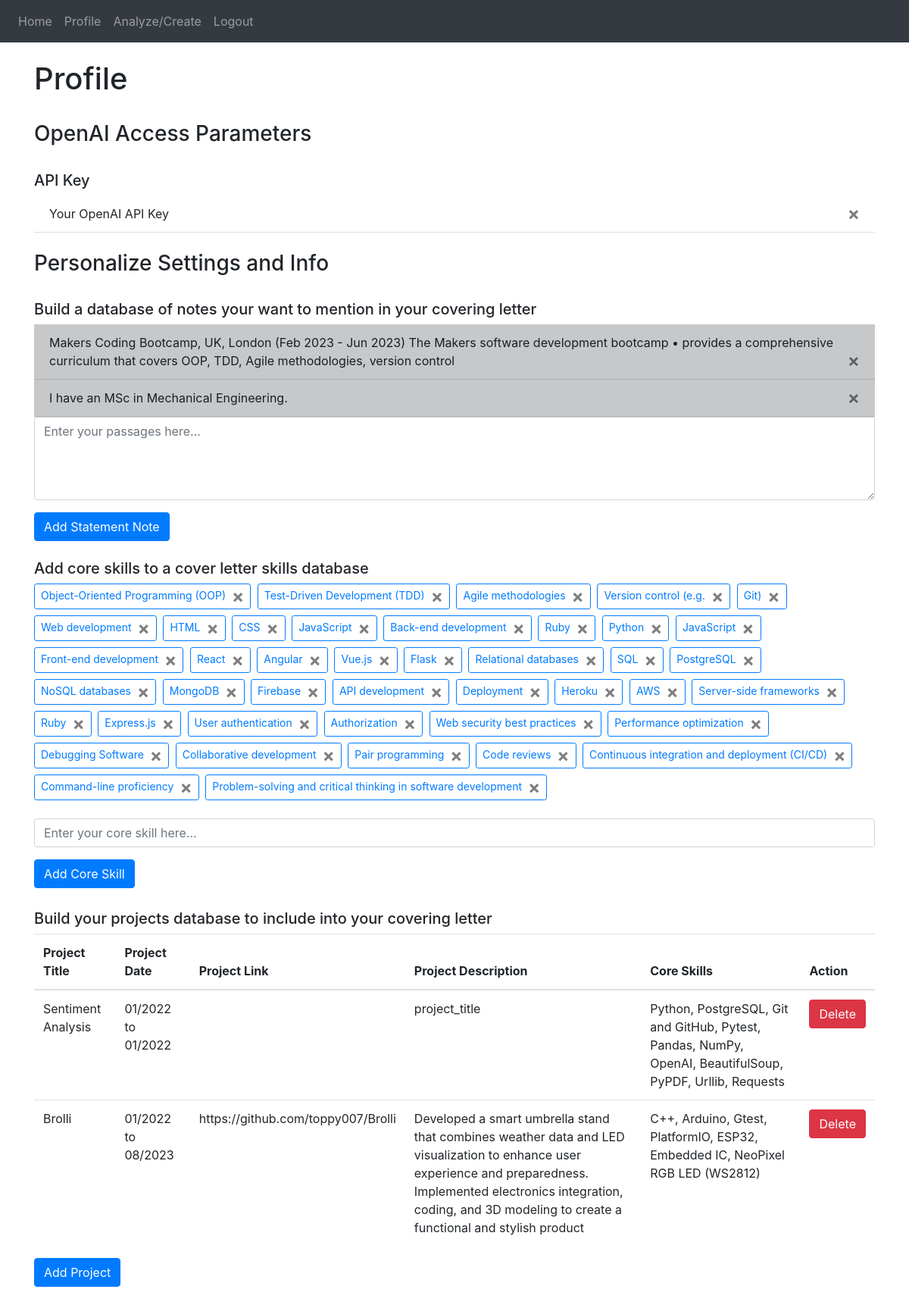
The app's page /profile (signed in), older data.
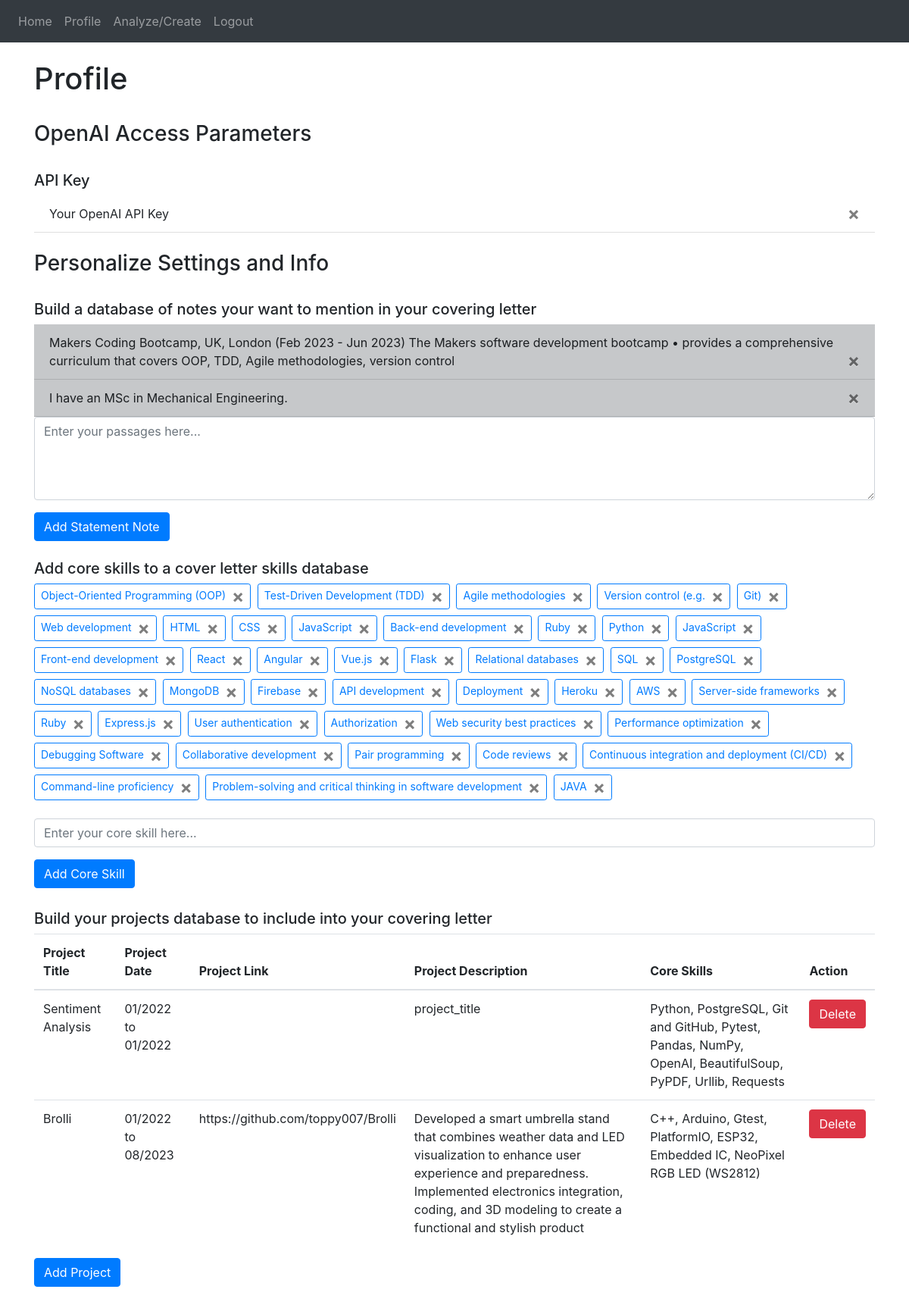
The same page, newer data.
### website/models.py (models this page shows)
class OpenAiApiKey(db.Model):
    id = db.Column(db.Integer, primary_key=True)
    key = db.Column(db.String(150))
    date = db.Column(db.DateTime(timezone=True), default=func.now())
    user_id = db.Column(db.Integer, db.ForeignKey('user.id'))

class Note(db.Model):
    id = db.Column(db.Integer, primary_key=True)
    data = db.Column(db.String(10000))
    date = db.Column(db.DateTime(timezone=True), default=func.now())
    user_id = db.Column(db.Integer, db.ForeignKey('user.id'))

class Skill(db.Model):
    id = db.Column(db.Integer, primary_key=True)
    data = db.Column(db.String(150))
    date = db.Column(db.DateTime(timezone=True), default=func.now())
    user_id = db.Column(db.Integer, db.ForeignKey('user.id'))

class Project(db.Model):
    id = db.Column(db.Integer, primary_key=True)
    project_title = db.Column(db.String(10000))
    project_date = db.Column(db.String(10000))
    project_link = db.Column(db.String(10000))
    project_description = db.Column(db.String(10000))
    project_core_skill = db.Column(db.String(10000))
    date = db.Column(db.DateTime(timezone=True), default=func.now())
    user_id = db.Column(db.Integer, db.ForeignKey('user.id'))

### website/views.py (the view, shortened to what this page needs)
@views.route('/profile', methods=['GET', 'POST'])
@login_required
def profile():
    return render_template("profile.html", user=current_user)

### website/__init__.py (called while the page is built)
def create_app(testing=False):
    app = Flask(__name__)
    app.config['SECRET_KEY'] = 'hjshjhdjah kjshkjdhjs'
    if testing:
        app.config['SQLALCHEMY_DATABASE_URI'] = 'sqlite:///test_' + DB_NAME
    else:
        app.config['SQLALCHEMY_DATABASE_URI'] = f'sqlite:///{DB_NAME}'
    db.init_app(app)
    from .views import views
    from .auth import auth
    app.register_blueprint(views, url_prefix='/')
    app.register_blueprint(auth, url_prefix='/')
    from .models import User, Note, Skill
    with app.app_context():
        db.create_all()
    login_manager = LoginManager()
    login_manager.login_view = 'auth.login'
    login_manager.init_app(app)
    @login_manager.user_loader
    def load_user(id):
        return User.query.get(int(id))
    return app

### website/templates/profile.html (shortened to what this page needs)
{% extends "base.html" %}
{% block content%}
  <br />
    <h1 align="left">Profile</h1>
  <br />
    <h3 align="left">OpenAI Access Parameters</h3>
  <br />
{% if not user.api_keys %}
  <form method="POST">
    <h5 align="left">Upload Api Key</h5>
      <div class="form-group">
        <input type="text" class="form-control" id="api_key" name="api_key" placeholder="Enter API Key here..."/>
      </div>
    <button type="submit" class="btn btn-primary">Submit</button>
  </form>
{% else %}
  <h5 align="left">API Key</h5>
  <ul class="list-group list-group-flush" id="notes">
    {% for api_key in user.api_keys %}
    <li class="list-group-item">Your OpenAI API Key
      <button type="button" class="close" onClick="deleteApiKey({{ api_key.id }})">
        <span aria-hidden="true">&times;</span>
      </button>
    </li>
    {% endfor %}
  </ul>
{% endif %}
  <br />
    <h3 align="left">Personalize Settings and Info</h3>
  <br />
    <h5 align="left">Build a database of notes your want to mention in your covering letter</h5>
      <ul class="list-group list-group-flush" id="notes">
      {% for note in user.notes %}
        <li class="list-group-item list-group-item-dark">
          {{ note.data }}
          <button type="button" class="close" onClick="deleteNote({{ note.id }})">
            <span aria-hidden="true">&times;</span>
          </button>
        </li>
      {% endfor %}
      </ul>
    <form method="POST">
      <div class="form-group">
        <textarea name="note" id="note" rows="4" class="form-control" placeholder="Enter your passages here..."></textarea>
      </div>
      <button type="submit" class="btn btn-primary">Add Statement Note</button>
    </form>
    <br />
    <h5 align="left">Add core skills to a cover letter skills database</h5>
    <div class="form-group">
      <ul class="list-group list-skill-flush d-inline-block" id="skills">
        {% for skill in user.skills %}
        <li class="btn btn-outline-primary d-inline-block mr-1 btn-sm mb-2">
          {{ skill.data }}
          <button type="button" class="close ml-2" aria-label="close" onClick="deleteSkill({{ skill.id }})">
            <span aria-hidden="true">&times;</span>
          </button>
        </li>
        {% endfor %}
      </ul>
    </div>
    <form action="{{ url_for('views.profile') }}" method="POST" id="skill-form">
      <div class="form-group">
        <input type="text" name="skill" id="skill" class="form-control" placeholder="Enter your core skill here...">
      </div>
      <button type="submit" class="btn btn-primary mb-1">Add Core Skill</button>
    </form>
  <br />
  <h5 align="left">Build your projects database to include into your covering letter</h5>
  <table class="table">
    <thead>
      <tr>
        <th>Project Title</th>
        <th>Project Date</th>
        <th>Project Link</th>
        <th>Project Description</th>
        <th>Core Skills</th>
        <th>Action</th>
      </tr>
    </thead>
    <tbody>
      {% for project in user.projects %}
      <tr>
        <td>{{ project.project_title }}</td>
        <td>{{ project.project_date }}</td>
        <td>{{ project.project_link }}</td>
        <td>{{ project.project_description }}</td>
        <td>{{ project.project_core_skill }}</td>
        <td>
          <button type="button" class="btn btn-danger" onClick="deleteProject({{ project.id }})">
            Delete
          </button>
        </td>
      </tr>
      {% endfor %}
    </tbody>
  </table>
  <button id="toggleFormBtn" class="btn btn-primary mb-3">Add Project</button>
    <br />
    <br />
    <br />
    <br />
    <br />
    <br />
    <br />
    <br />
  {% endblock %}

### website/templates/base.html (shortened to what this page needs)
<!DOCTYPE html>
<html>
  <head>
    <link
      rel="stylesheet"
      href="https://stackpath.bootstrapcdn.com/bootstrap/4.4.1/css/bootstrap.min.css"
    />
    <link
      rel="stylesheet"
      href="https://stackpath.bootstrapcdn.com/font-awesome/4.7.0/css/font-awesome.min.css"
    />
    <link
      rel="stylesheet"
      href="https://cdn.jsdelivr.net/bootstrap.tagsinput/0.8.0/bootstrap-tagsinput.css"
    />
  </head>
  <body>
    <nav class="navbar navbar-expand-lg navbar-dark bg-dark">
      <div class="collapse navbar-collapse" id="navbar">
        <div class="navbar-nav">
          {% if user.is_authenticated %}
          <a class="nav-item nav-link" id="home" href="/">Home</a>
          <a class="nav-item nav-link" id="profile" href="/profile">Profile</a>
          <a class="nav-item nav-link" id="generate" href="/generate">Analyze/Create</a>
          <a class="nav-item nav-link" id="logout" href="/logout">Logout</a>
          {% else %}
          <a class="nav-item nav-link" id="home" href="/">Home</a>
          <a class="nav-item nav-link" id="login" href="/login">Login</a>
          <a class="nav-item nav-link" id="signUp" href="/sign-up">Sign Up</a>
          {% endif %}
        </div>
      </div>
    </nav>
    <div class="container">{% block content %} {% endblock %}</div>
  </body>
</html>

Row changes from the older to the newer data that the page shows:
added Skill: data "JAVA"
